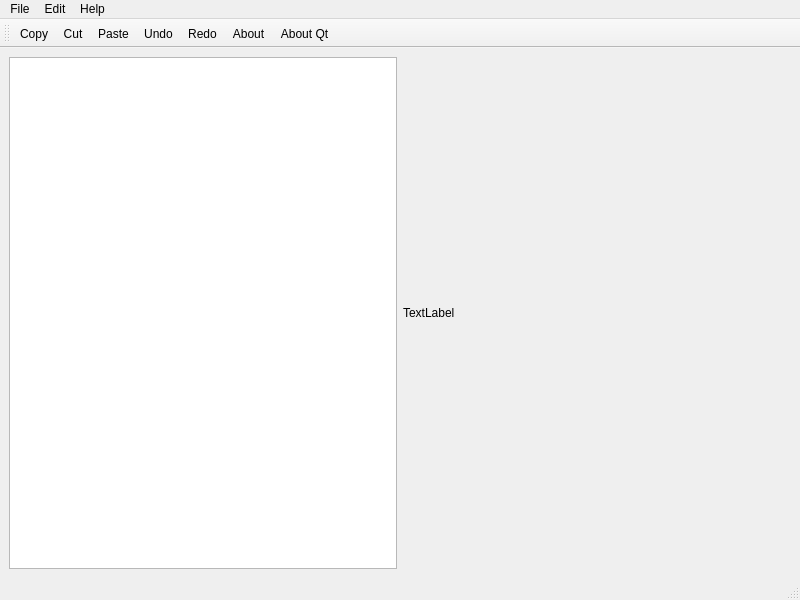
<?xml version="1.0" encoding="UTF-8"?>
<ui version="4.0">
 <class>MainWindow</class>
 <widget class="QMainWindow" name="MainWindow">
  <property name="geometry">
   <rect>
    <x>0</x>
    <y>0</y>
    <width>800</width>
    <height>600</height>
   </rect>
  </property>
  <property name="windowTitle">
   <string>MainWindow</string>
  </property>
  <widget class="QWidget" name="centralwidget">
   <layout class="QHBoxLayout" name="horizontalLayout_2">
    <item>
     <layout class="QHBoxLayout" name="horizontalLayout">
      <item>
       <widget class="QTextEdit" name="textEdit">
        <property name="sizePolicy">
         <sizepolicy hsizetype="Preferred" vsizetype="Expanding">
          <horstretch>0</horstretch>
          <verstretch>0</verstretch>
         </sizepolicy>
        </property>
       </widget>
      </item>
      <item>
       <widget class="QLabel" name="label">
        <property name="sizePolicy">
         <sizepolicy hsizetype="Preferred" vsizetype="Expanding">
          <horstretch>0</horstretch>
          <verstretch>0</verstretch>
         </sizepolicy>
        </property>
        <property name="text">
         <string>TextLabel</string>
        </property>
       </widget>
      </item>
     </layout>
    </item>
   </layout>
  </widget>
  <widget class="QMenuBar" name="menubar">
   <property name="geometry">
    <rect>
     <x>0</x>
     <y>0</y>
     <width>800</width>
     <height>22</height>
    </rect>
   </property>
   <widget class="QMenu" name="menuFile">
    <property name="title">
     <string>File</string>
    </property>
   </widget>
   <widget class="QMenu" name="menuEdit">
    <property name="title">
     <string>Edit</string>
    </property>
    <addaction name="actionCopy"/>
    <addaction name="actionCut"/>
    <addaction name="actionPaste"/>
    <addaction name="actionUndo"/>
    <addaction name="actionRedo"/>
   </widget>
   <widget class="QMenu" name="menuHelp">
    <property name="title">
     <string>Help</string>
    </property>
    <addaction name="actionAbout"/>
    <addaction name="actionAbout_Qt"/>
   </widget>
   <addaction name="menuFile"/>
   <addaction name="menuEdit"/>
   <addaction name="menuHelp"/>
  </widget>
  <widget class="QStatusBar" name="statusbar"/>
  <widget class="QToolBar" name="toolBar">
   <property name="windowTitle">
    <string>toolBar</string>
   </property>
   <attribute name="toolBarArea">
    <enum>TopToolBarArea</enum>
   </attribute>
   <attribute name="toolBarBreak">
    <bool>false</bool>
   </attribute>
   <addaction name="actionCopy"/>
   <addaction name="actionCut"/>
   <addaction name="actionPaste"/>
   <addaction name="actionUndo"/>
   <addaction name="actionRedo"/>
   <addaction name="actionAbout"/>
   <addaction name="actionAbout_Qt"/>
  </widget>
  <action name="actionCopy">
   <property name="icon">
    <iconset resource="Resources.qrc">
     <normaloff>:/images/copy.png</normaloff>:/images/copy.png</iconset>
   </property>
   <property name="text">
    <string>Copy</string>
   </property>
  </action>
  <action name="actionCut">
   <property name="icon">
    <iconset resource="Resources.qrc">
     <normaloff>:/images/cut-48.png</normaloff>:/images/cut-48.png</iconset>
   </property>
   <property name="text">
    <string>Cut</string>
   </property>
  </action>
  <action name="actionPaste">
   <property name="icon">
    <iconset resource="Resources.qrc">
     <normaloff>:/images/paste.png</normaloff>:/images/paste.png</iconset>
   </property>
   <property name="text">
    <string>Paste</string>
   </property>
  </action>
  <action name="actionUndo">
   <property name="icon">
    <iconset resource="Resources.qrc">
     <normaloff>:/images/undo.png</normaloff>:/images/undo.png</iconset>
   </property>
   <property name="text">
    <string>Undo</string>
   </property>
  </action>
  <action name="actionRedo">
   <property name="icon">
    <iconset resource="Resources.qrc">
     <normaloff>:/images/redo.png</normaloff>:/images/redo.png</iconset>
   </property>
   <property name="text">
    <string>Redo</string>
   </property>
  </action>
  <action name="actionAbout">
   <property name="icon">
    <iconset resource="Resources.qrc">
     <normaloff>:/images/about.png</normaloff>:/images/about.png</iconset>
   </property>
   <property name="text">
    <string>About</string>
   </property>
  </action>
  <action name="actionAbout_Qt">
   <property name="icon">
    <iconset resource="Resources.qrc">
     <normaloff>:/images/aboutQt.png</normaloff>:/images/aboutQt.png</iconset>
   </property>
   <property name="text">
    <string>About Qt</string>
   </property>
  </action>
 </widget>
 <resources>
  <include location="Resources.qrc"/>
 </resources>
 <connections/>
</ui>
